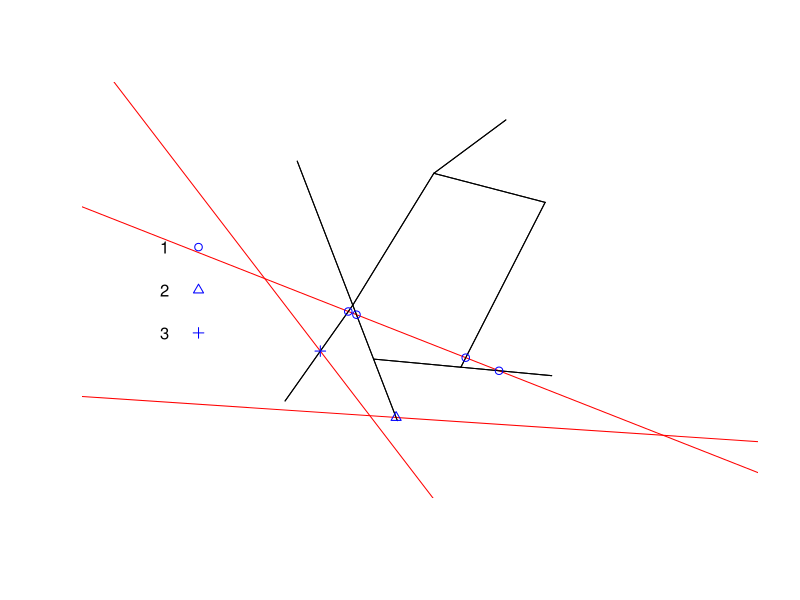

Reproduce this figure in R.
library(spatstat)


### Name: crossing.linnet
### Title: Crossing Points between Linear Network and Other Lines
### Aliases: crossing.linnet
### Keywords: spatial manip

### ** Examples

   plot(simplenet, main="")
   L <- infline(p=runif(3), theta=runif(3, max=pi/2))
   plot(L, col="red")
   Y <- crossing.linnet(simplenet, L)
   plot(Y, add=TRUE, cols="blue")
